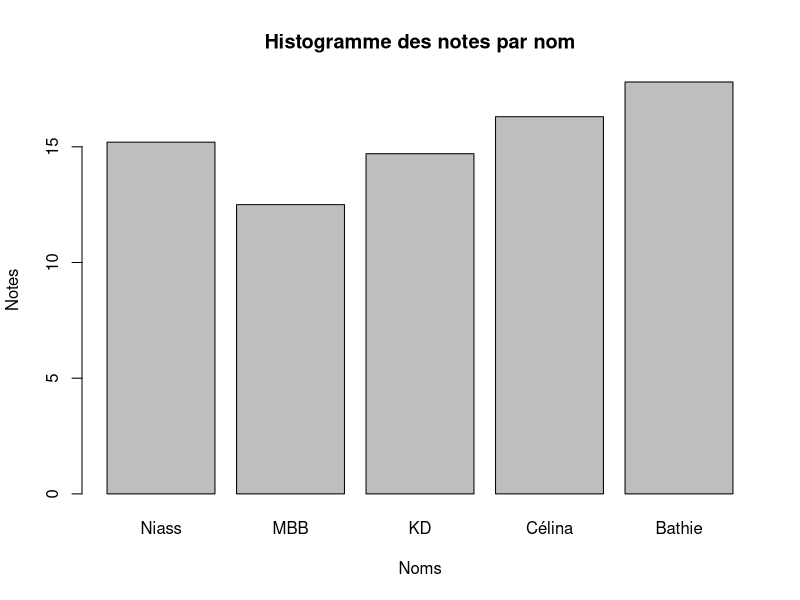

This figure's R source: (Note: this script raises an error after producing the figure.)
##Exercice de maison numéro2
#1: creer une base de données fictive ayant au moins 5 variables
#avec les types numériques , caractère , facteur
#2: creer une matrice à partir de vos données , renommer les lignes
#et les colonnes 
#3 Faites des statistiques descriptive : min max quartile 
#Histogramme camenbert

# Créer des vecteurs de différents types
nom <- c("Niass", "MBB", "KD", "Célina", "Bathie")
age <- c(67, 94, 93, 70, 5)
sexe <- factor(c("M", "M", "M", "F", "M"), levels = c("F", "M"))
Region <- c("Saint-Louis", "Touba", "Ndayane", "Dakar", "Fatick")
note <- c(15.2, 12.5, 14.7, 16.3, 17.8)
# Creation de la base de données
donnees <- data.frame(nom, age, sexe, Region, note)
# Afficher la base de données
View(donnees)
#Voir les Statistiques
summary(note)

# Autre méthode avec les matrices
donnee=matrix(list("Niass", "MBB", "FAYE", "Célina", "Bathie",67, 94, 93, 70, 5,"M", "M", "M", "F", "M","Saint-Louis", "Touba", "Ndayane", "Dakar", "Fatick",15.2, 12.5, 14.7, 16.3, 17.8),nrow=5,ncol=5)
colnames(donnee)<- c("Nom","Age","Sexe","Région","Note")
rownames(donnee)<- c(1:5)
donnee

#Diagrammes
barplot(note, names.arg=nom, xlab="Noms", ylab="Notes", main="Histogramme des notes par nom")
pie(sexe, labels = sexe, main = "Répartition du sexe")
# Calcul des proportions
proportions <- table(sexe)
# Tracé du diagramme circulaire
pie(proportions, labels = c("Femme", "Homme"), main = "Répartition par sexe")


#Résolution d'un problème d'optimisation:

#Résoudre min f(x)=3x1-x2 sc x1+3x2<=3 ; x1+x2<=2 x1>=0 , x2>=0

install.packages("lpSolve")

# Charger le package lpSolve
library(lpSolve)
# Définir les coefficients de la fonction objectif
f.obj <- c(3, -1)
# Définir les coefficients des contraintes
f.con <- matrix(c(1, 3, 1, 1), nrow=2, byrow=TRUE)
# Définir les côtés droits des contraintes
f.rhs <- c(3, 2)
# Définir les directions des contraintes
f.dir <- c("<=", "<=")
# Résoudre le problème d'optimisation
result <- lp("min", f.obj, f.con, f.dir, f.rhs, all.int=TRUE)
# Afficher la solution
print(result$solution)
